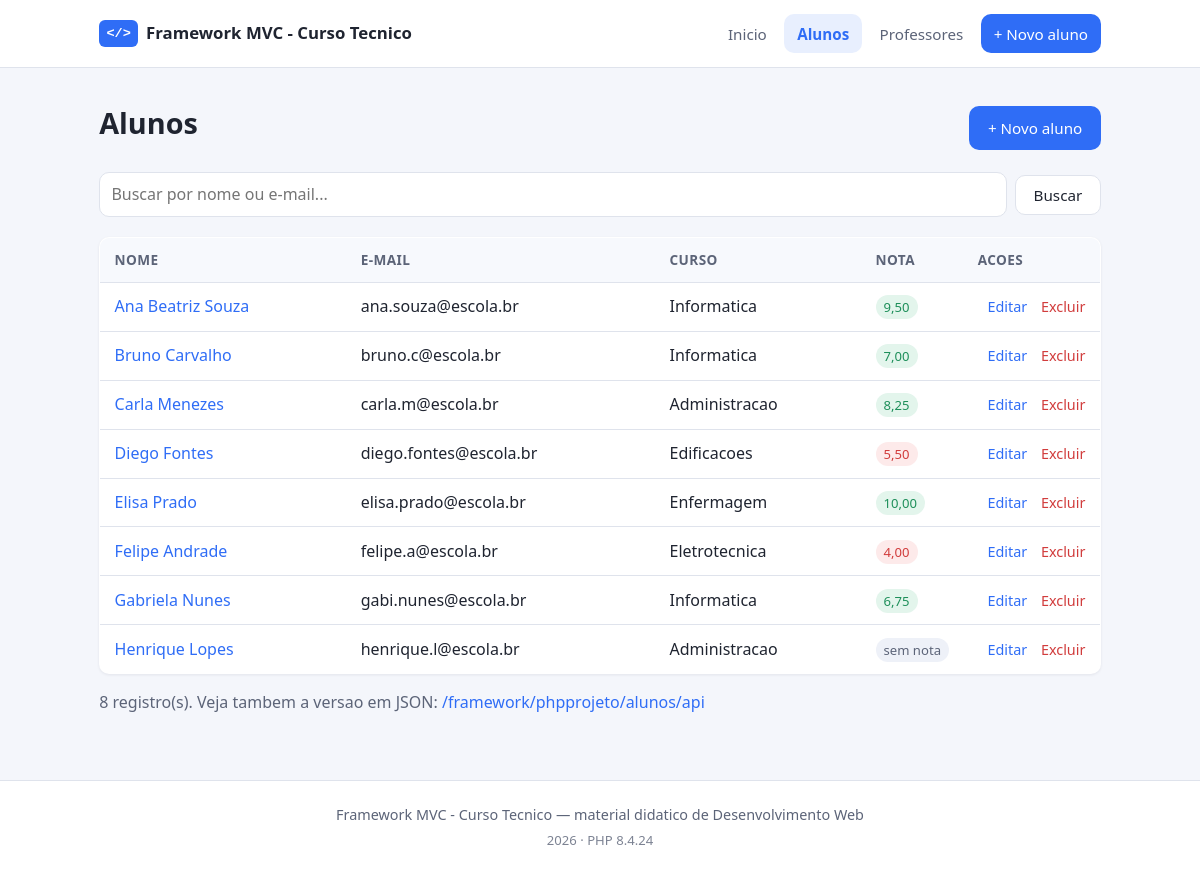
The app's page /phpprojeto/alunos with its own data.
### tables this page shows
CREATE TABLE alunos (
    id        INT AUTO_INCREMENT PRIMARY KEY,
    nome      VARCHAR(100)  NOT NULL,
    email     VARCHAR(150)  NOT NULL UNIQUE,
    curso     VARCHAR(60)   NOT NULL,
    nota      DECIMAL(4,2)      NULL,
    criado_em TIMESTAMP     NOT NULL DEFAULT CURRENT_TIMESTAMP,
    INDEX idx_alunos_curso (curso)
);

### phpprojeto/nucleo/Controller.php (called while the page is built, shortened)
<?php
abstract class Controller
{
    protected function view(string $view, array $dados = [], ?string $layout = 'template/layout'): void
    {
        View::renderizar($view, $dados, $layout);
    }
    protected function get(string $campo, mixed $padrao = null): mixed
    {
        $valor = $_GET[$campo] ?? $padrao;
        return is_string($valor) ? trim($valor) : $valor;
    }
}

### phpprojeto/controllers/AlunosController.php (called while the page is built, shortened)
<?php
class AlunosController extends Controller
{
    private Aluno $alunos;
    public function __construct()
    {
        $this->alunos = new Aluno();
    }
    public function index(): void
    {
        $busca = (string) $this->get('busca', '');
        $lista = $busca !== ''
            ? $this->alunos->procurar($busca)
            : $this->alunos->todos();
        $this->view('alunos/index', [
            'titulo' => 'Alunos',
            'alunos' => $lista,
            'busca'  => $busca,
        ]);
    }
}

### phpprojeto/index.php (called while the page is built, shortened)
<?php
(new Nucleo\App())->executar();

### phpprojeto/nucleo/Config.php (called while the page is built, shortened)
<?php
class Config
{
    private static array $itens = [];
    public static function carregar(string $diretorio): void
    {
        foreach (glob($diretorio . '/*.php') as $arquivo) {
            self::$itens[basename($arquivo, '.php')] = require $arquivo;
        }
    }
    public static function obter(string $chave, mixed $padrao = null): mixed
    {
        $atual = self::$itens;
        foreach (explode('.', $chave) as $parte) {
            $atual = $atual[$parte];
        }
        return $atual;
    }
}

### phpprojeto/nucleo/helpers.php (called while the page is built, shortened)
<?php
if (!function_exists('e')) {
    function e(?string $texto): string
    {
        return htmlspecialchars((string) $texto, ENT_QUOTES | ENT_SUBSTITUTE, 'UTF-8');
    }
}
if (!function_exists('url_base')) {
    function url_base(): string
    {
        $configurado = (string) Config::obter('app.url_base', '');
        $script = $_SERVER['SCRIPT_NAME'] ?? '/index.php';
        $pasta  = str_replace('\\', '/', dirname($script));
        return $pasta === '/' || $pasta === '.' ? '' : rtrim($pasta, '/');
    }
}
if (!function_exists('url')) {
    function url(string $rota = ''): string
    {
        $rota = trim($rota, '/');
        return url_base() . '/' . $rota;
    }
}
if (!function_exists('moeda_br')) {
    function moeda_br(float|int|string|null $valor): string
    {
        return number_format((float) $valor, 2, ',', '.');
    }
}

### phpprojeto/nucleo/Autoloader.php (called while the page is built, shortened)
<?php
class Autoloader
{
    private static array $mapa = [];
    public static function adicionar(string $namespace, string $diretorio): void
    {
        self::$mapa[trim($namespace, '\\') . '\\'] = rtrim($diretorio, '/');
    }
    public static function carregar(string $classe): void
    {
        foreach (self::$mapa as $prefixo => $diretorio) {
            if (!str_starts_with($classe, $prefixo)) {
                continue;
            }
            $relativo = substr($classe, strlen($prefixo));
            $arquivo  = $diretorio . '/' . str_replace('\\', '/', $relativo) . '.php';
            if (is_file($arquivo)) {
                return;
            }
        }
    }
}

### phpprojeto/nucleo/Database.php (called while the page is built, shortened)
<?php
class Database
{
    private static ?PDO $conexao = null;
    public static function conexao(): PDO
    {
        if (self::$conexao === null) {
            self::$conexao = self::criar();
        }
        return self::$conexao;
    }
    private static function criar(): PDO
    {
        $driver  = Config::obter('banco.driver', 'sqlite');
        $opcoes  = [
            PDO::ATTR_ERRMODE            => PDO::ERRMODE_EXCEPTION,
            PDO::ATTR_DEFAULT_FETCH_MODE => PDO::FETCH_ASSOC,
            PDO::ATTR_EMULATE_PREPARES   => false,
        ];
        try {
            if ($driver === 'mysql') {
                $c   = Config::obter('banco.mysql');
                $dsn = sprintf(
                    'mysql:host=%s;port=%d;dbname=%s;charset=%s',
                    $c['host'],
                    $c['porta'],
                    $c['banco'],
                    $c['charset']
                );
                return new PDO($dsn, $c['usuario'], $c['senha'], $opcoes);
            }
        } catch (PDOException $e) {
            throw new RuntimeException(
                'Nao foi possivel conectar ao banco de dados: ' . $e->getMessage(),
                0,
                $e
            );
        }
        throw new RuntimeException("Driver de banco desconhecido: {$driver}");
    }
}

### phpprojeto/nucleo/Model.php (called while the page is built, shortened)
<?php
abstract class Model
{
    protected string $tabela = '';
    protected string $ordemPadrao = '';
    public function __construct()
    {
        $this->tabela        = Sql::identificador($this->tabela, 'tabela');
    }
    protected function pdo(): PDO
    {
        return Database::conexao();
    }
    public function consultar(string $sql, array $parametros = []): array
    {
        $stmt = $this->pdo()->prepare($sql);
        $stmt->execute($parametros);
        return $stmt->fetchAll();
    }
    public function todos(?string $ordem = null): array
    {
        $ordem = $ordem ?? $this->ordemPadrao;
        $sql   = "SELECT * FROM {$this->tabela}";
        if ($ordem !== '') {
            $sql .= ' ORDER BY ' . $this->validarOrdem($ordem);
        }
        return $this->consultar($sql);
    }
    protected function validarOrdem(string $ordem): string
    {
        return Sql::ordenacao($ordem);
    }
}

### phpprojeto/nucleo/Sql.php (called while the page is built, shortened)
<?php
class Sql
{
    public static function identificador(string $nome, string $tipo = 'identificador'): string
    {
        $nome = trim($nome);
        return $nome;
    }
    public static function ordenacao(string $ordem): string
    {
        $ordem = trim(preg_replace('/\s+/', ' ', $ordem));
        if (!preg_match('/^([A-Za-z_][A-Za-z0-9_]{0,63})( (ASC|DESC))?$/i', $ordem, $partes)) {
            throw new InvalidArgumentException(
                "Ordenacao invalida: \"{$ordem}\". Use por exemplo: 'nome' ou 'nota DESC'."
            );
        }
        $coluna  = $partes[1];
        $direcao = isset($partes[3]) ? ' ' . strtoupper($partes[3]) : '';
        return $coluna . $direcao;
    }
}

### phpprojeto/views/alunos/index.php (the view, shortened to what this page needs)
<div class="titulo-com-acao">
    <h1>Alunos</h1>
    <a class="botao" href="<?= url('alunos/criar') ?>">+ Novo aluno</a>
</div>
<form class="busca" method="GET" action="<?= url('alunos') ?>">
    <input
        type="search"
        name="busca"
        placeholder="Buscar por nome ou e-mail..."
        value="<?= e($busca) ?>"
    >
    <button class="botao botao--secundario" type="submit">Buscar</button>
</form>
<?php if ($alunos === []): ?>
    <p class="vazio">
        <?= $busca !== ''
            ? 'Nenhum aluno encontrado para "' . e($busca) . '".'
            : 'Ainda nao ha alunos cadastrados.' ?>
    </p>
<?php else: ?>
    <table class="tabela">
        <thead>
            <tr>
                <th>Nome</th>
                <th>E-mail</th>
                <th>Curso</th>
                <th class="col-numero">Nota</th>
                <th class="col-acoes">Acoes</th>
            </tr>
        </thead>
        <tbody>
            <?php foreach ($alunos as $aluno): ?>
                <tr>
                    <td>
                        <a href="<?= url('alunos/ver/' . $aluno['id']) ?>">
                            <?= e($aluno['nome']) ?>
                        </a>
                    </td>
                    <td><?= e($aluno['email']) ?></td>
                    <td><?= e($aluno['curso']) ?></td>
                    <td class="col-numero">
                        <?php if ($aluno['nota'] === null): ?>
                            <span class="etiqueta">sem nota</span>
                        <?php else: ?>
                            <span class="etiqueta <?= $aluno['nota'] >= 6 ? 'etiqueta--ok' : 'etiqueta--alerta' ?>">
                                <?= moeda_br($aluno['nota']) ?>
                            </span>
                        <?php endif ?>
                    </td>
                    <td class="col-acoes">
                        <a href="<?= url('alunos/editar/' . $aluno['id']) ?>">Editar</a>
                        <form
                            method="POST"
                            action="<?= url('alunos/excluir/' . $aluno['id']) ?>"
                            class="formulario-em-linha"
                            data-confirmar="Excluir o aluno <?= e($aluno['nome']) ?>?"
                        >
                            <button type="submit" class="link-perigo">Excluir</button>
                        </form>
                    </td>
                </tr>
            <?php endforeach ?>
        </tbody>
    </table>
    <p class="texto-apoio">
        <?= count($alunos) ?> registro(s).
        Veja tambem a versao em JSON: <a href="<?= url('alunos/api') ?>"><?= url('alunos/api') ?></a>
    </p>
<?php endif ?>

### records on screen
alunos: nome "Ana Beatriz Souza", email "ana.souza@escola.br", curso "Informatica", nota "9,50"
alunos: nome "Bruno Carvalho", email "bruno.c@escola.br", curso "Informatica", nota "7,00"
alunos: nome "Carla Menezes", email "carla.m@escola.br", curso "Administracao", nota "8,25"
alunos: nome "Diego Fontes", email "diego.fontes@escola.br", curso "Edificacoes", nota "5,50"
alunos: nome "Elisa Prado", email "elisa.prado@escola.br", curso "Enfermagem", nota "10,00"
alunos: nome "Felipe Andrade", email "felipe.a@escola.br", curso "Eletrotecnica", nota "4,00"
alunos: nome "Gabriela Nunes", email "gabi.nunes@escola.br", curso "Informatica", nota "6,75"
alunos: nome "Henrique Lopes", email "henrique.l@escola.br", curso "Administracao", shows "sem nota"

### other values on screen
$nomeDoSite "Framework MVC - Curso Tecnico"
$item['texto'] "Inicio"
$item['texto'] "Alunos"
$item['texto'] "Professores"
count($alunos) "8"
url('alunos/api') "/framework/phpprojeto/alunos/api"
Nucleo\Config::obter('app.nome', 'Framework MVC') "Framework MVC - Curso Tecnico"
PHP_VERSION "8.4.24"
